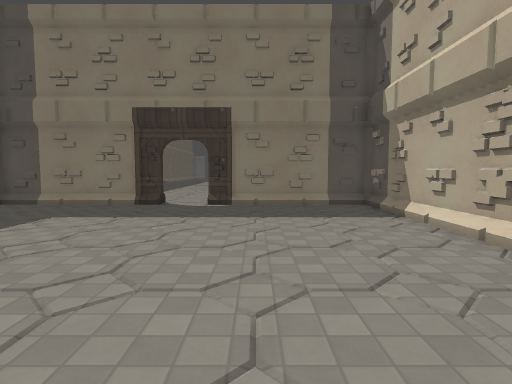
view 1 (above)

12 first-person views from a walk through a Godot game level. The camera is 1.4 m above the floor, tilts 4° down and sees 80° across. The floor is counted in squares, 1 m on a side. Each view is taken from the middle of a square. On the plan, view 1 faces up. The plan holds only what a view shows up to about 14 squares ahead; the rest is blank. The place goes on beyond the plan. Surface patterns are stand-ins for the level's own textures.

view 2
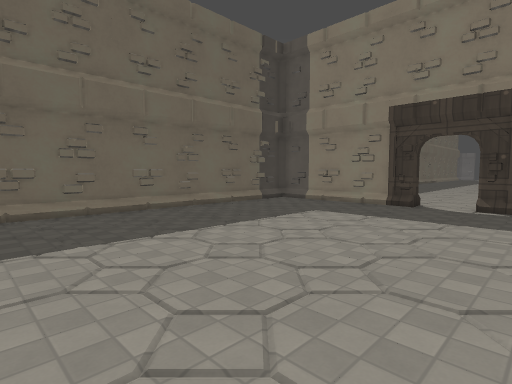

view 3
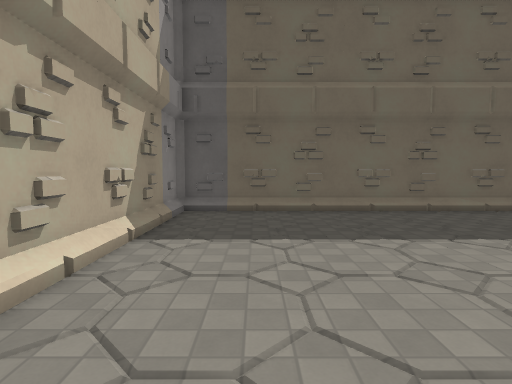

view 4
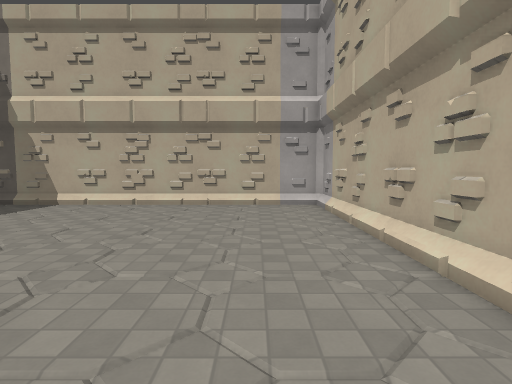

view 5
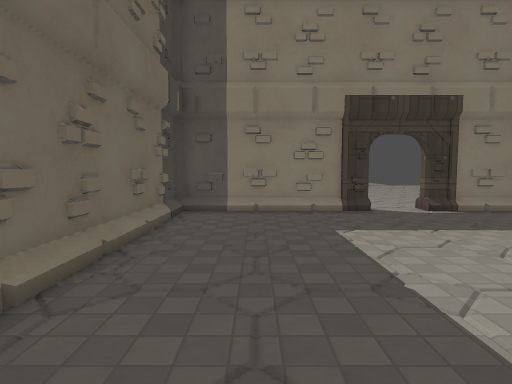

view 6
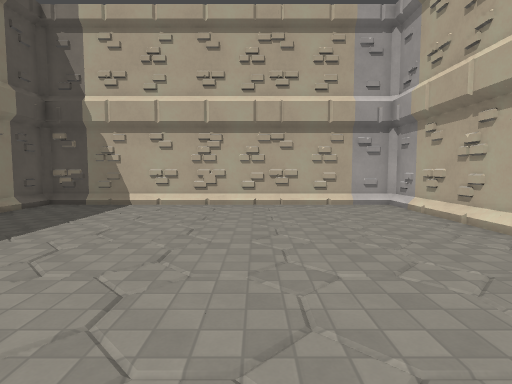

view 7
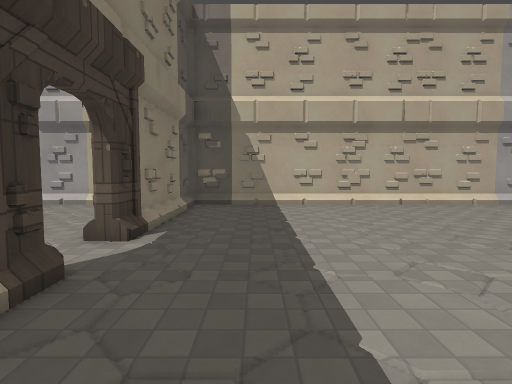

view 8
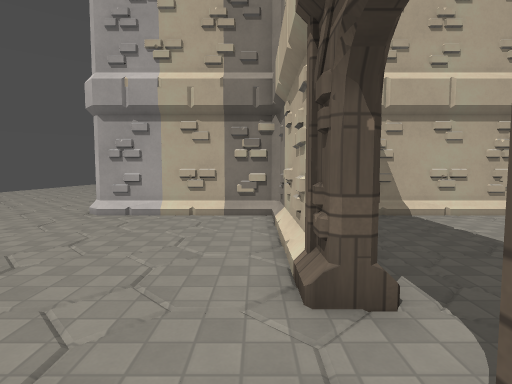

view 9
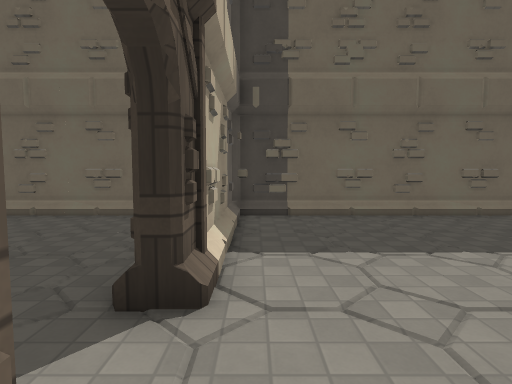

view 10
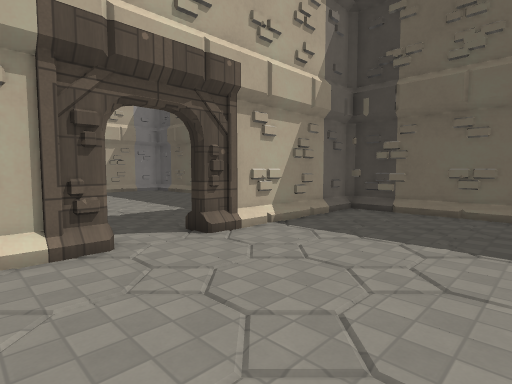

view 11
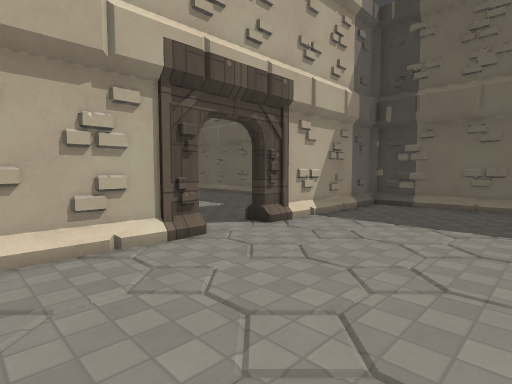

view 12
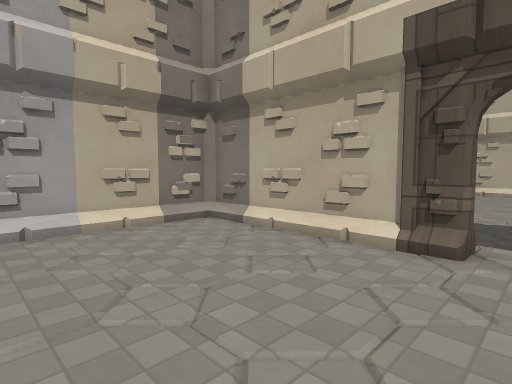

### Floor plan
Points are (right, up) in squares from view 1. A wall is a line through its corners. A room is listed if a view was taken in it or the views show most of it. See-through windows are left out.
Room 1 (views 1, 2, 3, 4, 5, 6, 7)
walls: (-4, 13.3) (-4, 12.7) (-10.7, 12.7) (-10.7, -1.5); (-10.5, 12.8) (-10.8, 12.4); (4.8, 12.5) (4.4, 12.8); (-10.5, -1.8) (4.5, -1.8) (4.7, -1.5) (4.7, 12.7) (-2, 12.7) (-2, 13.3)
ways out: opening at (-2.5, 13) to room 2
Room 2 (views 8, 9, 10, 11, 12)
walls: (-2, 13.3) (4.7, 13.3) (4.7, 19); (-10.7, 19.5) (-10.7, 13.3) (-4, 13.3); (4.5, 13.2) (4.8, 13.6)
ways out: opening at (-2.5, 13) to room 1

Positions as (right, up) in squares from view 1, and headings:
1: (0, 0), facing up
2: (0, 0), facing up-left
3: (0, 1), facing left
4: (-8, 1), facing right
5: (-8, 2), facing up
6: (-8, 4), facing right
7: (-8, 10), facing right
8: (-5, 14), facing right
9: (-1, 14), facing left
10: (0, 19), facing down-left
11: (2, 19), facing down-left
12: (-3, 19), facing down-right
